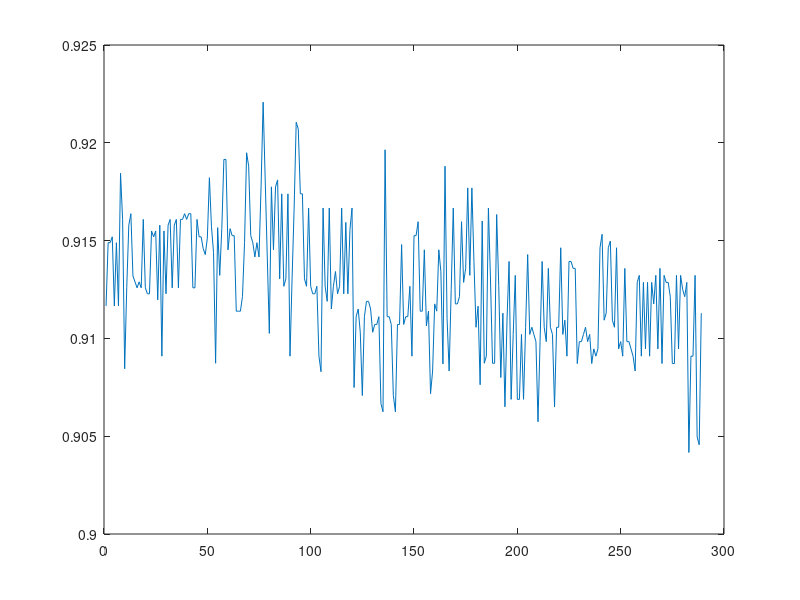

Here is the MATLAB script that generated this plot:
%clear; close all;
t = [0 0 0 0 0 0 0 0 0 0 0 0 0 0 0 0 0 0 0 0 0 0 0 0 0 0 0 0 0 0 0 0 0 0 0 0 0 0 0 0 0 0 0 0 0 0 0 0 0 0 0 0 0 0 0 0 0 0 0 0 0 0 0 0 0 0 0 0 0 0 0 0 0 0 0 0 0 0 0 0 0 0 0 0 0 0 0 0 0 0 0 0 0 0 0 0 0 0 0 0 0 0 0 0 0 0 0 0 0 0 0 0 0 0 0 0 0 0 0 0 0 0 0 0 0 0 0 0 0 0 0 0 0 0 0 0 0 0 0 0 0 0 0 0 0 0 0 0 0 0 0 0 0 0 0 0 0 0 0 0 0 0 0 0 0 0 0 0 0 0 0 0 0 0 0 0 0 0 0 0 0 0 0 0 0 0 0 0 0 0 0 0 0 0 0 0 0 0 0 0 0 0 0 0 0 0 0 0 0 0 0 0 0 0 0 0 0 0 0 0 0 0 0 0 0 0 0 0 0 0 0 0 0 0 0 0 0 0 0 0 0 0 0 0 0 0 0 0 0 0 0 0 0 0 0 0 0 0 0 0 0 0 0 0 0 0 0 0 0 0 0 0 0 0 0 0 0 0 0 0 0 0 0 0 0 0 0 0 0];
x1 = [283 282 282 283 283 282 283 282 286 284 286 285 287 288 287 286 287 286 286 286 285 285 284 283 284 284 285 286 284 285 285 286 286 285 286 286 286 286 287 286 287 287 286 286 286 283 283 281 280 271 269 261 257 252 249 242 237 235 235 234 237 236 236 237 237 237 239 235 236 234 236 235 233 235 233 231 231 232 233 234 231 234 231 232 230 230 229 230 230 231 230 228 228 227 230 230 230 229 228 229 228 228 229 231 229 228 229 227 228 226 229 231 228 229 228 228 226 228 225 228 227 225 226 223 226 225 227 227 226 223 224 224 225 225 224 224 225 225 224 226 224 224 224 223 224 225 225 229 231 236 236 238 237 237 234 235 237 237 240 238 237 234 231 230 234 236 240 240 240 238 238 239 238 241 243 243 242 243 244 246 249 249 250 252 253 252 253 252 252 251 252 250 248 246 247 244 247 245 242 247 247 245 247 246 245 245 246 245 244 244 244 244 246 244 243 246 245 246 246 246 246 245 247 242 244 244 243 243 241 244 244 245 246 244 245 241 243 242 243 246 248 247 248 246 247 247 246 246 243 244 242 243 244 244 243 242 240 241 242 242 241 243 241 242 241 238 242 243 243 241 242 241 241 239 241 241 242 243 242 240 239 241 240 242 242 242 242 241 248];
x2 = [38 38 38 38 38 38 38 38 38 38 39 38 38 38 39 38 38 38 39 38 37 38 37 38 39 38 38 38 37 38 38 39 39 37 39 36 36 37 38 37 37 38 39 39 39 39 39 39 40 41 41 42 43 44 43 44 42 43 44 44 43 43 43 44 44 43 42 41 42 43 42 41 43 43 41 42 41 43 44 43 43 43 44 44 43 42 43 43 43 43 42 42 42 41 42 43 42 42 44 44 43 45 45 44 44 46 44 44 44 44 44 44 44 45 45 44 45 43 42 45 44 44 44 45 44 45 44 44 44 45 46 46 44 44 45 45 45 45 46 45 45 45 45 45 45 45 44 45 47 44 44 46 45 44 44 46 44 45 42 43 45 43 43 42 43 44 45 45 44 43 45 44 44 44 42 44 44 44 44 46 44 45 46 47 45 45 45 44 44 45 45 46 44 45 46 44 45 45 45 45 46 46 45 45 45 45 46 46 46 44 45 46 47 43 46 46 48 46 46 46 45 46 47 45 46 45 45 46 45 45 46 45 45 45 45 46 46 44 45 45 46 45 44 45 46 45 46 45 45 45 44 46 45 46 46 46 45 46 45 46 45 45 46 46 44 45 46 45 45 46 45 46 46 46 46 46 45 45 45 45 46 46 47 46 47 46 46 46 46];
x3 = [25 24 24 24 25 24 25 23 24 26 25 24 24 25 25 25 25 25 24 25 25 25 24 24 24 25 24 26 24 25 24 24 25 24 24 25 24 24 24 24 24 24 25 25 24 24 24 24 24 23 22 22 22 23 21 21 20 19 19 20 20 20 20 21 21 21 21 20 19 19 20 20 20 20 20 19 18 19 20 21 19 20 19 19 20 19 20 20 19 21 20 19 18 18 19 19 20 20 19 20 20 20 20 21 21 19 20 20 19 20 20 20 20 20 19 20 19 20 19 19 21 20 20 20 21 20 20 20 20 20 20 20 20 21 21 18 20 20 20 21 21 20 20 19 20 20 20 20 21 20 20 20 21 21 20 21 21 22 22 21 21 20 20 21 19 21 22 21 20 21 21 21 20 21 21 20 21 20 21 22 22 23 21 23 23 21 22 23 23 21 22 23 22 23 22 21 23 22 21 23 23 22 23 22 21 22 22 22 22 23 22 21 22 22 21 22 22 23 22 22 21 22 22 22 21 21 21 21 22 22 22 22 22 22 22 22 22 22 22 21 21 22 22 21 21 22 22 21 22 22 22 21 22 22 22 22 22 21 21 22 21 22 21 22 21 21 21 22 21 22 21 21 21 21 22 22 21 22 21 21 21 21 23 22 22 21 23 23 22];
x4 = [3.02326 3.25581 3.25581 3.24324 3.02326 3.25581 3.02326 3.4749 3.20611 2.7907 3.21839 3.21839 3.19392 2.96578 3.20611 2.98851 2.9771 2.98851 3.43511 2.98851 2.76923 3 3 3.24324 3.46154 3.01158 3.21839 2.76923 3 3 3.21839 3.43511 3.21839 2.98851 3.43511 2.52874 2.74809 2.9771 3.19392 2.9771 2.96578 3.19392 3.21839 3.21839 3.43511 3.4749 3.4749 3.50195 3.75 4.35484 4.61538 5.02092 5.3617 5.50218 5.78947 6.24434 6.08295 6.66667 6.94444 6.72897 6.35945 6.38889 6.38889 6.38889 6.38889 6.11111 5.77982 5.86047 6.35945 6.69767 6.11111 5.86047 6.47887 6.4186 5.91549 6.50943 6.47887 6.76056 6.76056 6.19718 6.79245 6.4486 7.07547 7.04225 6.57143 6.54028 6.60287 6.57143 6.82464 6.28571 6.28571 6.60287 6.85714 6.60287 6.54028 6.82464 6.28571 6.31579 7.17703 6.88995 6.63462 7.21154 7.17703 6.57143 6.63462 7.7512 6.88995 6.95652 7.17703 6.99029 6.88995 6.82464 6.92308 7.17703 7.46411 6.92308 7.53623 6.63462 6.69903 7.46411 6.69903 7.02439 6.99029 7.38916 6.73171 7.31707 6.95652 6.95652 6.99029 7.38916 7.64706 7.64706 7.02439 6.76471 7.0936 7.86408 7.31707 7.31707 7.64706 7.02439 7.0936 7.35294 7.35294 7.64706 7.35294 7.31707 7.02439 7.17703 7.42857 6.66667 6.66667 7.15596 6.66667 6.38889 6.72897 7.00935 6.38889 6.4186 5.50459 6.08295 6.66667 6.4486 6.54028 6.02871 6.69767 6.4186 6.33028 6.57534 6.54545 6.08295 6.63594 6.33028 6.6055 6.27273 5.67568 6.4574 6.24434 6.4574 6.18834 6.42857 5.81498 5.84071 6.55022 6.28821 5.73913 6.23377 5.97403 5.50218 5.50218 6.26087 6 6.0793 5.84071 5.91928 6.4 6.18834 5.89286 6.18834 6.51584 5.89286 6.16071 6.4574 5.89286 6.16071 6.42857 6.18834 6.42857 6.4574 6.48649 5.70136 6.21622 6.72646 6.69643 5.67568 6.75676 6.42857 6.99552 6.18834 6.42857 6.42857 6.4 6.4574 6.66667 6.27273 6.72646 6.4574 6.48649 6.75676 6.30137 6.21622 6.48649 6.18834 6.16071 6.21622 6.18834 6.57534 6.51584 6 6.24434 6.4 6.60793 6.13333 5.84071 6.4 6.63717 6.13333 6.42857 6.4 6.24434 6.21622 6 6.75676 6.21622 6.48649 6.51584 6.54545 6.33028 6.81818 6.51584 6.54545 6.54545 6.24434 6.81818 6.54545 6.27273 6.63594 6.78733 6.24434 6.48649 6.57534 6.51584 6.81818 6.81818 6.88073 6.57534 6.57534 6.51584 6.24434 6.51584 6.57534 6.88073 6.81818 6.63594 6.54545 6.81818 6.78733 6.30137 6.33028 6.37168];
x5 = [0.911661 0.914894 0.914894 0.915194 0.911661 0.914894 0.911661 0.91844 0.916084 0.908451 0.912587 0.915789 0.916376 0.913194 0.912892 0.912587 0.912892 0.912587 0.916084 0.912587 0.912281 0.912281 0.915493 0.915194 0.915493 0.911972 0.915789 0.909091 0.915493 0.912281 0.915789 0.916084 0.912587 0.915789 0.916084 0.912587 0.916084 0.916084 0.916376 0.916084 0.916376 0.916376 0.912587 0.912587 0.916084 0.915194 0.915194 0.914591 0.914286 0.915129 0.918216 0.915709 0.914397 0.90873 0.915663 0.913223 0.915612 0.919149 0.919149 0.91453 0.915612 0.915254 0.915254 0.911392 0.911392 0.911392 0.912134 0.914894 0.919492 0.918803 0.915254 0.914894 0.914163 0.914894 0.914163 0.917749 0.922078 0.918103 0.914163 0.910256 0.917749 0.91453 0.917749 0.918103 0.913043 0.917391 0.912664 0.913043 0.917391 0.909091 0.913043 0.916667 0.921053 0.920705 0.917391 0.917391 0.913043 0.912664 0.916667 0.912664 0.912281 0.912281 0.912664 0.909091 0.908297 0.916667 0.912664 0.911894 0.916667 0.911504 0.912664 0.91342 0.912281 0.912664 0.916667 0.912281 0.915929 0.912281 0.915556 0.916667 0.907489 0.911111 0.911504 0.910314 0.90708 0.911111 0.911894 0.911894 0.911504 0.910314 0.910714 0.910714 0.911111 0.906667 0.90625 0.919643 0.911111 0.911111 0.910714 0.90708 0.90625 0.910714 0.910714 0.914798 0.910714 0.911111 0.911111 0.912664 0.909091 0.915254 0.915254 0.915966 0.911392 0.911392 0.91453 0.910638 0.911392 0.907173 0.908333 0.911765 0.911392 0.91453 0.91342 0.908696 0.918803 0.911017 0.908333 0.9125 0.916667 0.911765 0.911765 0.912134 0.915966 0.912863 0.91358 0.917695 0.913223 0.917695 0.913934 0.910569 0.911647 0.907631 0.916 0.90873 0.909091 0.916667 0.913043 0.90873 0.90873 0.916335 0.912698 0.908 0.91129 0.906504 0.910931 0.913934 0.906883 0.910204 0.913223 0.906883 0.906883 0.910204 0.906883 0.910569 0.914286 0.910204 0.910569 0.910204 0.909836 0.905738 0.909836 0.913934 0.910569 0.909836 0.91358 0.910569 0.910204 0.906504 0.910569 0.910569 0.914634 0.910204 0.910931 0.909091 0.913934 0.913934 0.91358 0.91358 0.908714 0.909836 0.909836 0.910204 0.910569 0.909836 0.910204 0.908714 0.909465 0.909091 0.909465 0.914634 0.915323 0.910931 0.91129 0.914634 0.91498 0.910931 0.910569 0.914634 0.909465 0.909836 0.909091 0.91358 0.909836 0.909836 0.909465 0.909091 0.908333 0.912863 0.913223 0.909091 0.912863 0.909465 0.912863 0.909091 0.912863 0.911765 0.913223 0.909465 0.91358 0.908714 0.913223 0.912863 0.912863 0.912134 0.908714 0.908714 0.913223 0.909465 0.913223 0.9125 0.912134 0.912863 0.904167 0.909091 0.909091 0.913223 0.904959 0.904564 0.91129];
x6 = [1.1098 1.10588 1.10588 1.1098 1.1098 1.10588 1.1098 1.10588 1.12157 1.11373 1.12157 1.11765 1.12549 1.12941 1.12549 1.12157 1.12549 1.12157 1.12157 1.12157 1.11765 1.11765 1.11373 1.1098 1.11373 1.11373 1.11765 1.12157 1.11373 1.11765 1.11765 1.12157 1.12157 1.11765 1.12157 1.12157 1.12157 1.12157 1.12549 1.12157 1.12549 1.12549 1.12157 1.12157 1.12157 1.1098 1.1098 1.10196 1.09804 1.06275 1.0549 1.02353 1.00784 0.988235 0.976471 0.94902 0.929412 0.921569 0.921569 0.917647 0.929412 0.92549 0.92549 0.929412 0.929412 0.929412 0.937255 0.921569 0.92549 0.917647 0.92549 0.921569 0.913725 0.921569 0.913725 0.905882 0.905882 0.909804 0.913725 0.917647 0.905882 0.917647 0.905882 0.909804 0.901961 0.901961 0.898039 0.901961 0.901961 0.905882 0.901961 0.894118 0.894118 0.890196 0.901961 0.901961 0.901961 0.898039 0.894118 0.898039 0.894118 0.894118 0.898039 0.905882 0.898039 0.894118 0.898039 0.890196 0.894118 0.886275 0.898039 0.905882 0.894118 0.898039 0.894118 0.894118 0.886275 0.894118 0.882353 0.894118 0.890196 0.882353 0.886275 0.87451 0.886275 0.882353 0.890196 0.890196 0.886275 0.87451 0.878431 0.878431 0.882353 0.882353 0.878431 0.878431 0.882353 0.882353 0.878431 0.886275 0.878431 0.878431 0.878431 0.87451 0.878431 0.882353 0.882353 0.898039 0.905882 0.92549 0.92549 0.933333 0.929412 0.929412 0.917647 0.921569 0.929412 0.929412 0.941176 0.933333 0.929412 0.917647 0.905882 0.901961 0.917647 0.92549 0.941176 0.941176 0.941176 0.933333 0.933333 0.937255 0.933333 0.945098 0.952941 0.952941 0.94902 0.952941 0.956863 0.964706 0.976471 0.976471 0.980392 0.988235 0.992157 0.988235 0.992157 0.988235 0.988235 0.984314 0.988235 0.980392 0.972549 0.964706 0.968627 0.956863 0.968627 0.960784 0.94902 0.968627 0.968627 0.960784 0.968627 0.964706 0.960784 0.960784 0.964706 0.960784 0.956863 0.956863 0.956863 0.956863 0.964706 0.956863 0.952941 0.964706 0.960784 0.964706 0.964706 0.964706 0.964706 0.960784 0.968627 0.94902 0.956863 0.956863 0.952941 0.952941 0.945098 0.956863 0.956863 0.960784 0.964706 0.956863 0.960784 0.945098 0.952941 0.94902 0.952941 0.964706 0.972549 0.968627 0.972549 0.964706 0.968627 0.968627 0.964706 0.964706 0.952941 0.956863 0.94902 0.952941 0.956863 0.956863 0.952941 0.94902 0.941176 0.945098 0.94902 0.94902 0.945098 0.952941 0.945098 0.94902 0.945098 0.933333 0.94902 0.952941 0.952941 0.945098 0.94902 0.945098 0.945098 0.937255 0.945098 0.945098 0.94902 0.952941 0.94902 0.941176 0.937255 0.945098 0.941176 0.94902 0.94902 0.94902 0.94902 0.945098 0.972549];

%vetores: 0,r,g,b,h,s,v
figure(2);
plot(x5);